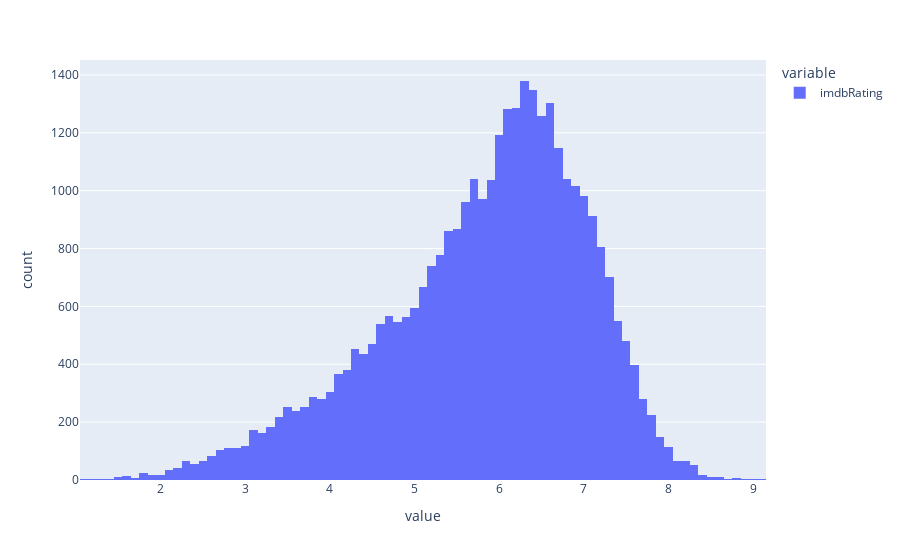

Source (notebook cell):
### Markdown cell above
# imdbRating

### Code cell
dfimdbRating = dfparentalAdvisor.sort_values(by=['imdbRating'])

print(len(dfimdbRating))

px.histogram(dfimdbRating["imdbRating"])

### Figure 1 — Plotly figure (JSON) as saved in the notebook; plotly's stock layout.template omitted (floating-point values rounded to 4 significant figures; data arrays with more than 128 entries replaced by an {"elided": "..."} marker saying what was removed)
{"data": [{"alignmentgroup": "True", "bingroup": "x", "hovertemplate": "variable=imdbRating<br>value=%{x}<br>count=%{y}<extra></extra>", "legendgroup": "imdbRating", "marker": {"color": "#636efa", "pattern": {"shape": ""}}, "name": "imdbRating", "offsetgroup": "imdbRating", "orientation": "v", "showlegend": true, "type": "histogram", "x": {"elided": "34184 float values"}, "xaxis": "x", "yaxis": "y"}], "layout": {"barmode": "relative", "legend": {"title": {"text": "variable"}, "tracegroupgap": 0}, "margin": {"t": 60}, "xaxis": {"anchor": "y", "domain": [0, 1], "title": {"text": "value"}}, "yaxis": {"anchor": "x", "domain": [0, 1], "title": {"text": "count"}}}}
